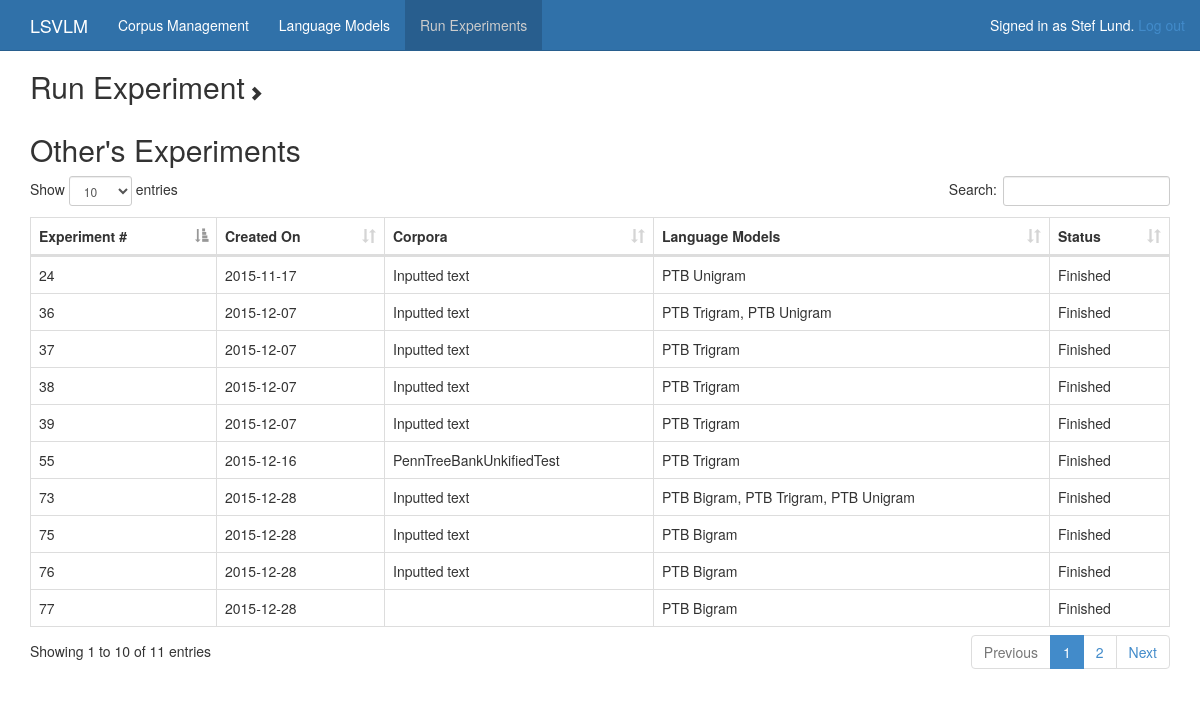
Screenshot of /experiments/ (signed in) with the database file from the repository.
### experiments/models.py (models this page shows, shortened)
class ExperimentSet(models.Model):
    user = models.ForeignKey(User)
    lms = models.ManyToManyField(LM)
    corpora = models.ManyToManyField(Corpus)
    date_run = models.DateTimeField('date published')
    TEST_CORPUS = 1
    INPUT_TEXT = 2
    TYPE_CHOICES = (
        (1, 'Test corpora'),
        (2, 'Input text'),
    )
    startWordIndex = 0
    endWordIndex = 29
    totalWords = 29
    experiment_type = models.IntegerField(choices=TYPE_CHOICES, default=1)
    def corpora_names(self):
        if self.experiment_type == self.TEST_CORPUS:
            return ", ".join([corpus.name for corpus in self.corpora.all()])
        else:
            return "Inputted text"
    def lm_names(self):
        return ", ".join([lm.name for lm in self.lms.all()])
    def status_text(self):
        if(self.finished()):
            return "Finished"
        else:
            return "Running..."
    def finished(self):
        return (not self.experiment_set.filter(status=Experiment.RUNNING).exists())

### lm/models.py (models this page shows, shortened)
class LM(models.Model):
    UNTRAINED = 1
    TRAINED = 2
    TRAINING = 3
    STATUS_CHOICES = (
        (1, 'Untrained'),
        (2, 'Trained'),
        (3, 'Training'),
    )
    name = models.CharField(max_length=20, unique=True)
    user = models.ForeignKey(User)
    description = models.CharField(max_length=500)
    date_added = models.DateTimeField('date published')
    last_trained = models.DateTimeField(null=True, blank=True)
    lmdata = JSONField()
    status = models.IntegerField(choices=STATUS_CHOICES, default=1)
    default_corpus = models.IntegerField(default=0)

### corpora/models.py (models this page shows, shortened)
class Corpus(models.Model):
    class Meta:
        verbose_name_plural = "corpora"
    user = models.ForeignKey(User)
    date_added = models.DateTimeField('date published')
    name = models.CharField(max_length=100, unique=True)
    description = models.CharField(max_length=500)
    process_steps = models.CharField(max_length=500)
    location = models.CharField(max_length=300)
    file_name = models.CharField(max_length=200)
    metadata_url = models.CharField(max_length=300)
    size = models.CharField(max_length=300, default = '0') #new field for size of corpora
    count = models.CharField(max_length=300, default = '0') #new field for count of corpora
    label = models.CharField(max_length=100, default = '0') # new field for tag search
    lang = models.ForeignKey(Lang)

### experiments/views.py (the view)
@login_required
def index(request):
    context = {'lms'           : LM.objects.filter(status=LM.TRAINED),
               'corpora'       : Corpus.objects.all(),
               'my_expsets'    : ExperimentSet.objects.filter(user=request.user),
               'other_expsets' : ExperimentSet.objects.exclude(user = request.user)}
    if request.method == "POST":
        form = ExperimentSetForm(request.POST, request.FILES)
        if form.is_valid():
            lm_ids = request.POST.getlist("lm")
            lms = LM.objects.filter(id__in=lm_ids)
            source = request.POST.get("source")
            exp_set = ExperimentSet(user=request.user, date_run=timezone.now())
            exp_set.save()
            for lm in lms: exp_set.lms.add(lm)
            files.make_experiment_dir(exp_set.id)
            if source == "input_text":
                exp_set.experiment_type = ExperimentSet.INPUT_TEXT
                exp_set.save()
                text = request.POST.get("input_text")
                corpus_location = files.write_experiment_corpus(exp_set.id, text)
                exp_set.generate_input_experiments(corpus_location)
            elif source == "corpus":
                exp_set.experiment_type = ExperimentSet.TEST_CORPUS
                c_ids = request.POST.getlist("corpus")
                corpora = Corpus.objects.filter(id__in=c_ids)
                for corpus in corpora: exp_set.corpora.add(corpus)
                exp_set.save()
                exp_set.generate_corpora_experiments()
            else:
                return HttpResponseRedirect(reverse("experiments:index"))
            for exp in exp_set.experiment_set.all():
                qsub.run_perplexity(exp)
            return HttpResponseRedirect(reverse("experiments:experiment_set", kwargs={"experiment_id" : exp_set.id}))
        else: context["form"] = form
    else: context["form"] = ExperimentSetForm()
    return render(request, 'experiments/index.html', context)

### experiments/run_exp_form.py (shortened to what this page needs)
class ExperimentSetForm(forms.ModelForm):
    lm = forms.MultipleChoiceField(label="Language Models", required=False)
    source = forms.ChoiceField(choices=[["corpus", "corpus"], ["input_text", "input_text"]],
                                  widget=RadioSelect())
    corpus = forms.MultipleChoiceField(label=_radio_button_label("source", "corpus", "Test Corpora", 0),
                                  widget=SelectMultiple(attrs={"disabled" : 'True'}), required=False)
    input_text = forms.CharField(widget=forms.Textarea(attrs={"placeholder" : INPUT_TEXT_PLACEHOLDER, 'rows': 6}),
            label= _radio_button_label("source", "input_text", 'Input Text', 1, True), required=False)
    def __init__(self, *args, **kwargs):
            super(ExperimentSetForm, self).__init__(*args,**kwargs)
            lm_choices     = [(l.id, l.name) for l in LM.objects.filter(status = LM.TRAINED)]
            corpus_choices = [(c.id, c.name) for c in Corpus.objects.all()]
            self.fields['lm'].choices = lm_choices
	    self.fields['corpus'].choices = corpus_choices
    class Meta:
        model = ExperimentSet
        fields = ['lm', 'source', 'corpus', 'input_text']

### experiments/templatetags/experiments_tags.py (called while the page is built)
@register.filter(name='addcss')
def addcss(field, css):
   return field.as_widget(attrs={"class":css})

### experiments/templates/experiments/index.html (shortened to what this page needs)
{% extends "experiments_base.html" %}
{% load staticfiles %}
{% block content %}
<div>
    <a class="expand" data-toggle="collapse" href="#addExpSetForm" aria-expanded="false" aria-controls="addExpSetForm">
      <h2>Run Experiment</h2>
        <span id="expand-arrow" class="glyphicon {% if errors %}glyphicon-chevron-down{% else %}glyphicon-chevron-right{% endif %}" aria-hidden="true"></span>
    </a>
</div>
{% if other_expsets %}
<h2>Other's Experiments</h2>
{% include "experiments/_expset_table.html" with expsets=other_expsets %}
{% endif %}
{% endblock %}
{% block css %}
<link href="{% static 'css/dataTables.bootstrap.css' %}" rel="stylesheet" type="text/css" />
{% endblock %}

### templates/base.html (shortened to what this page needs)
{% load staticfiles %}
<!DOCTYPE html>
<html lang="en">
  <head>
    <link href="{% static 'css/bootstrap.css' %}" rel="stylesheet" type="text/css" />
    <link href="{% static 'css/base.css' %}" rel="stylesheet" type="text/css" />
    {% block css %}{% endblock %}
  </head>
  <body>
    <nav class="navbar navbar-fixed-top navbar-blue">
      <div class="container">
        <div class="navbar-header">
          <a class="navbar-brand" href="{% url 'index' %}">LSVLM</a>
        </div>
        {% block navbar %}
        <div id="navbar" class="collapse navbar-collapse">
          <ul class="nav navbar-nav">
            <li {% block corpusnav %}{% endblock %}><a href="{% url 'corpora:index' %}">Corpus Management</a></li>
            <li {% block lmnav %}{% endblock %}><a href="{% url 'lm:index' %}">Language Models</a></li>
            <li {% block experimentsnav %}{% endblock %}><a href="{% url 'experiments:index' %}">Run Experiments</a></li>
          </ul>
          <p class="navbar-text navbar-right">Signed in as {{ user.first_name }} {{ user.last_name }}.
              <a href="{% url 'logout' %}">Log out</a></p>
        </div>
        {% endblock %}
      </div>
    </nav>
    <div class="container">
        {% block content %}
        {% endblock %}
    </div>
  </body>
</html>

### experiments/templates/experiments/_expset_table.html
<table id="corpus_table" class="table table-hover table-bordered searchable-table">
    <thead>
        <tr>
            <th>Experiment #</th>
            <th>Created On</th>
            <th>Corpora</th>
            <th>Language Models</th>
            <th>Status</th>
        </tr>
    </thead>
    <tbody>
    {% for experiment in expsets %}
        <tr class="corpus" href="{% url 'experiments:experiment_set' experiment.id %}">
            <td>{{ experiment.id }}</td>
            <td>{{ experiment.date_run|date:'Y-m-d' }}</td>
            <td>{{ experiment.corpora_names }}</td>
            <td>{{ experiment.lm_names }}</td>
            <td>{{ experiment.status_text }}</td>
        </tr>
    {% endfor %}
    </tbody>
</table>

### static/css/base.css (style rules this page uses)
body { padding-top: 50px; }
.navbar-blue { background-color: #3071a9; border-color: #285e8e; color: #fff; }
.navbar-blue .navbar-brand { color: #ffffff; }
.navbar-blue .navbar-nav > li > a { color: #ffffff; }
.navbar-blue .navbar-nav > .active > a, .navbar-blue .navbar-nav > .active > a:hover, .navbar-blue .navbar-nav > .active > a:focus { color: #ccc; background-color: #285e8e; }
a.expand:link, a.expand:visited, a.expand:hover, a.expand:active { color:#333; text-decoration:none; }
.expand h2 { display:inline-block; }

### rows the page displays
ExperimentSet: id "24", date_run "2015-11-17", corpora_names "Inputted text", lm_names "PTB Unigram", status_text "Finished"
ExperimentSet: id "36", date_run "2015-12-07", corpora_names "Inputted text", lm_names "PTB Trigram, PTB Unigram", status_text "Finished"
ExperimentSet: id "37", date_run "2015-12-07", corpora_names "Inputted text", lm_names "PTB Trigram", status_text "Finished"
ExperimentSet: id "38", date_run "2015-12-07", corpora_names "Inputted text", lm_names "PTB Trigram", status_text "Finished"
ExperimentSet: id "39", date_run "2015-12-07", corpora_names "Inputted text", lm_names "PTB Trigram", status_text "Finished"
ExperimentSet: id "55", date_run "2015-12-16", corpora_names "PennTreeBankUnkifiedTest", lm_names "PTB Trigram", status_text "Finished"
ExperimentSet: id "73", date_run "2015-12-28", corpora_names "Inputted text", lm_names "PTB Bigram, PTB Trigram, PTB Unigram", status_text "Finished"
ExperimentSet: id "75", date_run "2015-12-28", corpora_names "Inputted text", lm_names "PTB Bigram", status_text "Finished"
ExperimentSet: id "76", date_run "2015-12-28", corpora_names "Inputted text", lm_names "PTB Bigram", status_text "Finished"
ExperimentSet: id "77", date_run "2015-12-28", lm_names "PTB Bigram", status_text "Finished"

### other values shown
{{ user.first_name }} "Stef"
{{ user.last_name }} "Lund"
